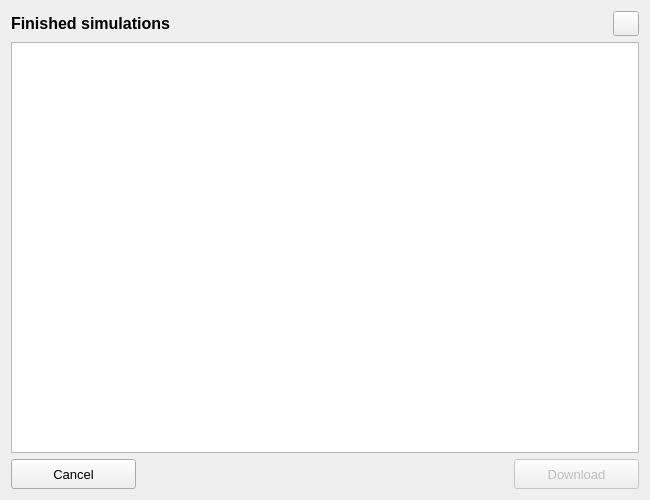
<?xml version="1.0" encoding="UTF-8"?>
<ui version="4.0">
 <class>Dialog</class>
 <widget class="QDialog" name="Dialog">
  <property name="windowModality">
   <enum>Qt::ApplicationModal</enum>
  </property>
  <property name="geometry">
   <rect>
    <x>0</x>
    <y>0</y>
    <width>650</width>
    <height>500</height>
   </rect>
  </property>
  <property name="minimumSize">
   <size>
    <width>650</width>
    <height>500</height>
   </size>
  </property>
  <property name="font">
   <font>
    <family>Segoe UI</family>
    <pointsize>10</pointsize>
   </font>
  </property>
  <property name="windowTitle">
   <string>Results</string>
  </property>
  <layout class="QGridLayout" name="gridLayout">
   <item row="2" column="0" colspan="5">
    <layout class="QGridLayout" name="gridLayout_2">
     <property name="bottomMargin">
      <number>0</number>
     </property>
     <item row="0" column="2">
      <widget class="QPushButton" name="pb_download">
       <property name="enabled">
        <bool>false</bool>
       </property>
       <property name="sizePolicy">
        <sizepolicy hsizetype="Preferred" vsizetype="Fixed">
         <horstretch>0</horstretch>
         <verstretch>0</verstretch>
        </sizepolicy>
       </property>
       <property name="minimumSize">
        <size>
         <width>125</width>
         <height>30</height>
        </size>
       </property>
       <property name="maximumSize">
        <size>
         <width>16777215</width>
         <height>16777215</height>
        </size>
       </property>
       <property name="text">
        <string>Download</string>
       </property>
      </widget>
     </item>
     <item row="0" column="0">
      <widget class="QPushButton" name="pb_cancel">
       <property name="sizePolicy">
        <sizepolicy hsizetype="Preferred" vsizetype="Fixed">
         <horstretch>0</horstretch>
         <verstretch>0</verstretch>
        </sizepolicy>
       </property>
       <property name="minimumSize">
        <size>
         <width>125</width>
         <height>30</height>
        </size>
       </property>
       <property name="maximumSize">
        <size>
         <width>16777215</width>
         <height>16777215</height>
        </size>
       </property>
       <property name="text">
        <string>Cancel</string>
       </property>
      </widget>
     </item>
     <item row="0" column="1">
      <spacer name="horizontalSpacer">
       <property name="orientation">
        <enum>Qt::Horizontal</enum>
       </property>
       <property name="sizeHint" stdset="0">
        <size>
         <width>40</width>
         <height>20</height>
        </size>
       </property>
      </spacer>
     </item>
    </layout>
   </item>
   <item row="1" column="0" colspan="5">
    <widget class="QTreeView" name="tv_finished_sim_tree">
     <property name="editTriggers">
      <set>QAbstractItemView::NoEditTriggers</set>
     </property>
     <property name="sortingEnabled">
      <bool>true</bool>
     </property>
    </widget>
   </item>
   <item row="0" column="0">
    <widget class="QLabel" name="label">
     <property name="font">
      <font>
       <family>Segoe UI</family>
       <pointsize>12</pointsize>
       <weight>75</weight>
       <bold>true</bold>
      </font>
     </property>
     <property name="text">
      <string>Finished simulations</string>
     </property>
    </widget>
   </item>
   <item row="0" column="4">
    <widget class="QToolButton" name="refresh_btn">
     <property name="toolTip">
      <string>Refresh</string>
     </property>
     <property name="icon">
      <iconset>
       <normaloff>../icons/refresh.svg</normaloff>../icons/refresh.svg</iconset>
     </property>
     <property name="iconSize">
      <size>
       <width>18</width>
       <height>18</height>
      </size>
     </property>
    </widget>
   </item>
  </layout>
 </widget>
 <resources/>
 <connections/>
</ui>
